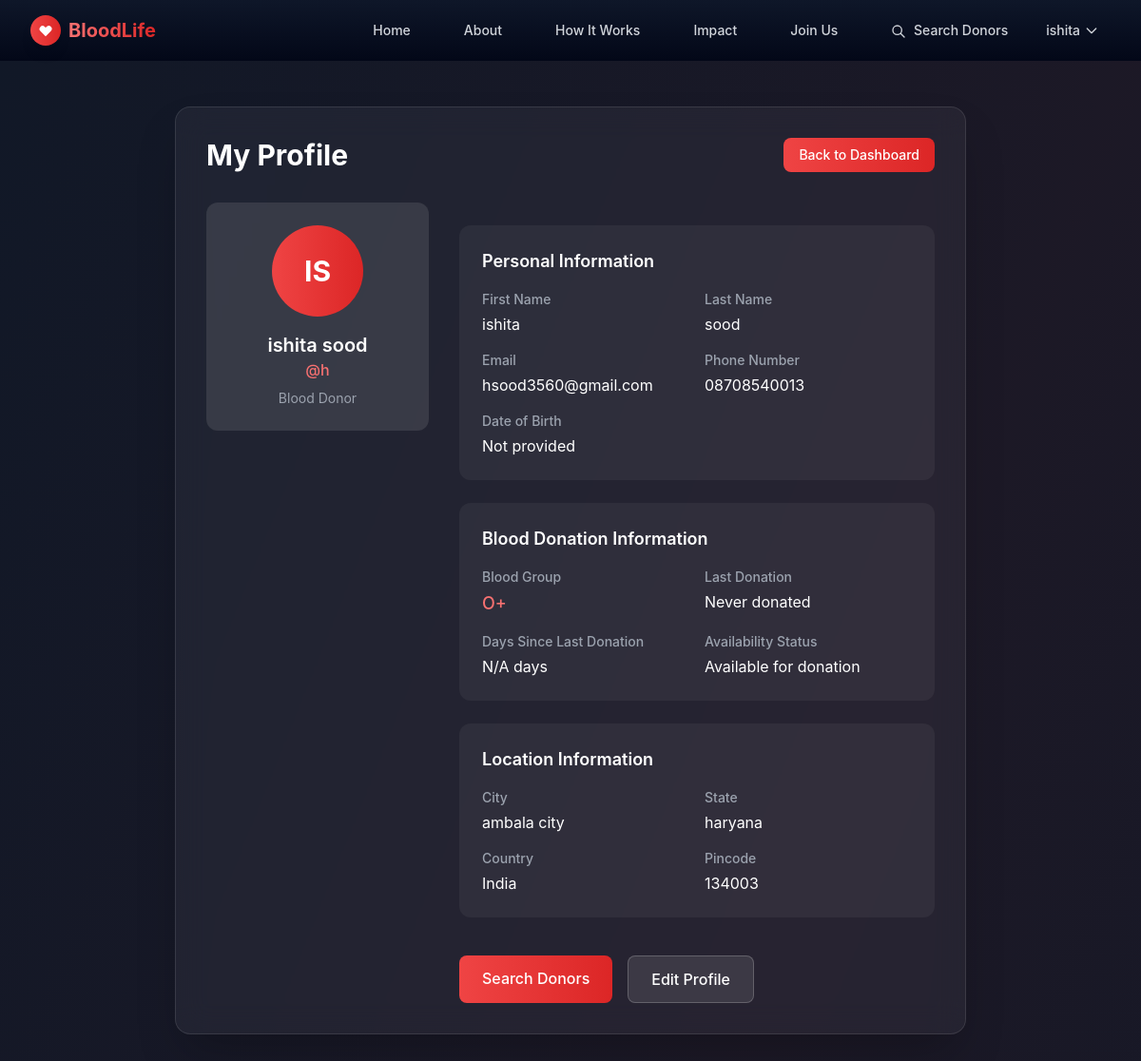
The app's page /accounts/profile/ (signed in) with its own data.
### accounts/models.py (models this page shows, shortened)
class User(AbstractUser):
    USER_TYPE_CHOICES = [
        ('donor', 'Blood Donor'),
        ('hospital', 'Hospital Representative'),
        ('admin', 'System Administrator'),
    ]
    BLOOD_GROUP_CHOICES = [
        ('A+', 'A Positive'),
        ('A-', 'A Negative'),
        ('B+', 'B Positive'),
        ('B-', 'B Negative'),
        ('AB+', 'AB Positive'),
        ('AB-', 'AB Negative'),
        ('O+', 'O Positive'),
        ('O-', 'O Negative'),
    ]
    user_type = models.CharField(max_length=10, choices=USER_TYPE_CHOICES, default='donor')
    phone_number = models.CharField(
        max_length=15,
        validators=[RegexValidator(r'^\+?1?\d{9,15}$', 'Enter a valid phone number.')],
        blank=True,
        null=True
    )
    blood_group = models.CharField(max_length=3, choices=BLOOD_GROUP_CHOICES, blank=True, null=True)
    date_of_birth = models.DateField(blank=True, null=True)
    last_donation_date = models.DateField(blank=True, null=True)
    is_verified = models.BooleanField(default=False)
    is_available = models.BooleanField(default=True)
    privacy_level = models.CharField(
        max_length=10,
        choices=[('public', 'Public'), ('private', 'Private')],
        default='public'
    )
    city = models.CharField(max_length=100, blank=True)
    state = models.CharField(max_length=100, blank=True)
    country = models.CharField(max_length=100, default='India')
    pincode = models.CharField(max_length=10, blank=True, null=True)
    latitude = models.DecimalField(max_digits=9, decimal_places=6, blank=True, null=True)
    longitude = models.DecimalField(max_digits=9, decimal_places=6, blank=True, null=True)
    has_medical_conditions = models.BooleanField(default=False)
    medical_conditions = models.TextField(blank=True)
    last_medical_checkup = models.DateField(blank=True, null=True)
    consent_given = models.BooleanField(default=False)
    data_retention_consent = models.BooleanField(default=False)
    created_at = models.DateTimeField(default=timezone.now)
    updated_at = models.DateTimeField(auto_now=True)
    @property
    def days_since_last_donation(self):
        if self.last_donation_date:
            return (timezone.now().date() - self.last_donation_date).days
        return None

### accounts/views.py (the view)
# urls.py: path('profile/', views.profile_page, name='profile-page'),
def profile_page(request):
    if not request.user.is_authenticated:
        messages.error(request, 'Please login to view your profile.')
        return redirect('/accounts/login/')
    return render(request, 'accounts/profile.html', {'user': request.user})

### templates/accounts/profile.html (shortened to what this page needs)
{% extends 'base.html' %}
{% load static %}
{% block content %}
<div class="min-h-screen bg-gradient-to-br from-gray-900 via-red-900/10 to-gray-900 py-12">
    <div class="max-w-4xl mx-auto px-4 sm:px-6 lg:px-8">
        <div class="bg-white/5 backdrop-blur-lg rounded-2xl p-8 border border-white/10 shadow-2xl animate-on-scroll">
            <div class="flex items-center justify-between mb-8">
                <h1 class="text-3xl font-bold text-white">My Profile</h1>
                <a href="/accounts/dashboard/" class="bg-gradient-to-r from-red-500 to-red-600 hover:from-red-600 hover:to-red-700 text-white px-4 py-2 rounded-lg text-sm font-medium transition-all duration-200">
                    Back to Dashboard
                </a>
            </div>
            <div class="grid grid-cols-1 md:grid-cols-3 gap-8">
                <div class="md:col-span-1">
                    <div class="bg-white/10 rounded-xl p-6 text-center">
                        <div class="w-24 h-24 bg-gradient-to-r from-red-500 to-red-600 rounded-full flex items-center justify-center mx-auto mb-4">
                            <span class="text-3xl font-bold text-white">{{ user.first_name|slice:":1"|upper }}{{ user.last_name|slice:":1"|upper }}</span>
                        </div>
                        <h2 class="text-xl font-semibold text-white">{{ user.first_name }} {{ user.last_name }}</h2>
                        <p class="text-red-400 font-medium">@{{ user.username }}</p>
                        <p class="text-gray-400 text-sm mt-2">{{ user.get_user_type_display }}</p>
                    </div>
                </div>
                <div class="md:col-span-2">
                    <div class="space-y-6">
                        <div class="bg-white/5 rounded-xl p-6">
                            <h3 class="text-lg font-semibold text-white mb-4">Personal Information</h3>
                            <div class="grid grid-cols-1 md:grid-cols-2 gap-4">
                                <div>
                                    <label class="block text-sm font-medium text-gray-400 mb-1">First Name</label>
                                    <p class="text-white view-field">{{ user.first_name|default:"Not provided" }}</p>
                                </div>
                                <div>
                                    <label class="block text-sm font-medium text-gray-400 mb-1">Last Name</label>
                                    <p class="text-white view-field">{{ user.last_name|default:"Not provided" }}</p>
                                </div>
                                <div>
                                    <label class="block text-sm font-medium text-gray-400 mb-1">Email</label>
                                    <p class="text-white">{{ user.email }}</p>
                                </div>
                                <div>
                                    <label class="block text-sm font-medium text-gray-400 mb-1">Phone Number</label>
                                    <p class="text-white view-field">{{ user.phone_number|default:"Not provided" }}</p>
                                </div>
                                <div>
                                    <label class="block text-sm font-medium text-gray-400 mb-1">Date of Birth</label>
                                    <p class="text-white view-field">{{ user.date_of_birth|date:"M d, Y"|default:"Not provided" }}</p>
                                </div>
                            </div>
                        </div>
                        <div class="bg-white/5 rounded-xl p-6">
                            <h3 class="text-lg font-semibold text-white mb-4">Blood Donation Information</h3>
                            <div class="grid grid-cols-1 md:grid-cols-2 gap-4">
                                <div>
                                    <label class="block text-sm font-medium text-gray-400 mb-1">Blood Group</label>
                                    <p class="text-red-400 font-medium text-lg view-field">{{ user.blood_group|default:"Not specified" }}</p>
                                </div>
                                <div>
                                    <label class="block text-sm font-medium text-gray-400 mb-1">Last Donation</label>
                                    <p class="text-white">{{ user.last_donation_date|date:"M d, Y"|default:"Never donated" }}</p>
                                </div>
                                <div>
                                    <label class="block text-sm font-medium text-gray-400 mb-1">Days Since Last Donation</label>
                                    <p class="text-white">{{ user.days_since_last_donation|default:"N/A" }} days</p>
                                </div>
                                <div>
                                    <label class="block text-sm font-medium text-gray-400 mb-1">Availability Status</label>
                                    <p class="text-white view-field">{% if user.is_available %}Available for donation{% else %}Not available{% endif %}</p>
                                </div>
                            </div>
                        </div>
                        <div class="bg-white/5 rounded-xl p-6">
                            <h3 class="text-lg font-semibold text-white mb-4">Location Information</h3>
                            <div class="grid grid-cols-1 md:grid-cols-2 gap-4">
                                <div>
                                    <label class="block text-sm font-medium text-gray-400 mb-1">City</label>
                                    <p class="text-white view-field">{{ user.city|default:"Not provided" }}</p>
                                </div>
                                <div>
                                    <label class="block text-sm font-medium text-gray-400 mb-1">State</label>
                                    <p class="text-white view-field">{{ user.state|default:"Not provided" }}</p>
                                </div>
                                <div>
                                    <label class="block text-sm font-medium text-gray-400 mb-1">Country</label>
                                    <p class="text-white view-field">{{ user.country }}</p>
                                </div>
                                <div>
                                    <label class="block text-sm font-medium text-gray-400 mb-1">Pincode</label>
                                    <p class="text-white view-field">{{ user.pincode|default:"Not provided" }}</p>
                                </div>
                            </div>
                        </div>
                        <div class="flex flex-wrap gap-4 pt-4">
                            <a href="/accounts/search/" class="bg-gradient-to-r from-red-500 to-red-600 hover:from-red-600 hover:to-red-700 text-white px-6 py-3 rounded-lg font-medium transition-all duration-200 transform hover:scale-105">
                                Search Donors
                            </a>
                            <button onclick="toggleEditMode()" id="edit-toggle-btn" class="bg-white/10 hover:bg-white/20 text-white px-6 py-3 rounded-lg font-medium transition-all duration-200 border border-white/20">
                                Edit Profile
                            </button>
                        </div>
                    </div>
                </div>
            </div>
        </div>
    </div>
</div>
{% endblock %}

### templates/base.html (shortened to what this page needs)
{% load static %}
<!DOCTYPE html>
<html lang="en" class="scroll-smooth">
<head>
    <script src="https://cdn.tailwindcss.com"></script>
    <link rel="stylesheet" href="{% static 'css/home.css' %}">
    <link rel="stylesheet" href="{% static 'css/tailwind-custom.css' %}">
</head>
<body class="bg-gray-900 text-white overflow-x-hidden">
    {% include 'partials/navbar.html' %}
    <main id="main-content" class="min-h-screen">
        {% block content %}
        {% endblock %}
    </main>
</body>
</html>

### templates/partials/navbar.html (shortened to what this page needs)
<nav x-data="{ isOpen: false, scrolled: false }"
     @scroll.window="scrolled = window.scrollY > 50"
     class="navbar fixed top-0 left-0 right-0 z-50 transition-all duration-300"
     :class="scrolled ? 'bg-gray-900/95 backdrop-blur-md shadow-lg' : 'bg-transparent'"
     style="background: linear-gradient(180deg, rgba(15, 23, 42, 0.9) 0%, rgba(2, 6, 23, 0.9) 100%);">
    <div class="max-w-7xl mx-auto px-4 sm:px-6 lg:px-8">
        <div class="flex items-center justify-between h-16">
            <div class="flex-shrink-0 flex items-center">
                <div class="flex items-center space-x-2">
                    <div class="w-8 h-8 bg-gradient-to-r from-red-500 to-red-600 rounded-full flex items-center justify-center shadow-lg">
                        <svg class="w-4 h-4 text-white" fill="currentColor" viewBox="0 0 20 20">
                            <path fill-rule="evenodd" d="M3.172 5.172a4 4 0 015.656 0L10 6.343l1.172-1.171a4 4 0 115.656 5.656L10 17.657l-6.828-6.829a4 4 0 010-5.656z" clip-rule="evenodd"></path>
                        </svg>
                    </div>
                    <span class="text-xl font-bold bg-gradient-to-r from-red-400 to-red-600 bg-clip-text text-transparent">BloodLife</span>
                </div>
            </div>
            <div class="hidden md:block">
                <div class="ml-10 flex items-baseline space-x-8">
                    <a href="/" class="text-gray-300 hover:text-white px-3 py-2 rounded-md text-sm font-medium transition-colors duration-200 relative group">
                        Home
                    </a>
                    <a href="/#story" class="text-gray-300 hover:text-white px-3 py-2 rounded-md text-sm font-medium transition-colors duration-200 relative group">
                        About
                    </a>
                    <a href="/#how-it-works" class="text-gray-300 hover:text-white px-3 py-2 rounded-md text-sm font-medium transition-colors duration-200 relative group">
                        How It Works
                    </a>
                    <a href="/#impact" class="text-gray-300 hover:text-white px-3 py-2 rounded-md text-sm font-medium transition-colors duration-200 relative group">
                        Impact
                    </a>
                    <a href="/#join" class="text-gray-300 hover:text-white px-3 py-2 rounded-md text-sm font-medium transition-colors duration-200 relative group">
                        Join Us
                    </a>
                    {% if not user.is_authenticated %}
                    <div class="flex items-center space-x-4">
                        <a href="/accounts/login/" class="text-gray-300 hover:text-white px-3 py-2 rounded-md text-sm font-medium transition-colors duration-200">
                            Login
                        </a>
                        <a href="/accounts/register/" class="bg-gradient-to-r from-red-500 to-red-600 hover:from-red-600 hover:to-red-700 text-white px-4 py-2 rounded-md text-sm font-medium transition-all duration-200 transform hover:scale-105 shadow-lg hover:shadow-xl">
                            Register
                        </a>
                    </div>
                    {% else %}
                    <div class="flex items-center space-x-4">
                        <a href="/accounts/search/" class="text-gray-300 hover:text-white px-3 py-2 rounded-md text-sm font-medium transition-colors duration-200 relative group">
                            <svg class="w-4 h-4 inline mr-1" fill="none" stroke="currentColor" viewBox="0 0 24 24">
                                <path stroke-linecap="round" stroke-linejoin="round" stroke-width="2" d="M21 21l-6-6m2-5a7 7 0 11-14 0 7 7 0 0114 0z"></path>
                            </svg>
                            Search Donors
                        </a>
                        <div class="relative" x-data="{ dropdownOpen: false }">
                            <button @click="dropdownOpen = !dropdownOpen"
                                    class="flex items-center text-gray-300 hover:text-white px-3 py-2 rounded-md text-sm font-medium transition-colors duration-200">
                                <span>{{ user.first_name|default:user.username }}</span>
                                <svg class="w-4 h-4 ml-1" fill="none" stroke="currentColor" viewBox="0 0 24 24">
                                    <path stroke-linecap="round" stroke-linejoin="round" stroke-width="2" d="M19 9l-7 7-7-7"></path>
                                </svg>
                            </button>
                        </div>
                    </div>
                    {% endif %}
                </div>
            </div>
        </div>
    </div>
</nav>
<div class="h-16"></div>

### static/css/home.css (style rules this page uses)
*, *::before, *::after { box-sizing: border-box; }
body { margin: 0; font-family: system-ui, -apple-system, BlinkMacSystemFont, "Segoe UI", sans-serif; color: #0f172a; background: #020617; }
a { text-decoration: none; color: inherit; }

### templates/base.html (style rules this page uses)
body { font-family: 'Inter', system-ui, -apple-system, BlinkMacSystemFont, 'Segoe UI', sans-serif; }
.animate-on-scroll { opacity: 0; transform: translateY(30px); transition: all 0.6s ease-out; }
.animate-on-scroll.visible { opacity: 1; transform: translateY(0); }

### records on screen
User: first_name "ishita", first_name "I", last_name "S", last_name "sood", username "h", user_type "Blood Donor", email "hsood3560@gmail.com", phone_number "08708540013", date_of_birth "Not provided", blood_group "O+", last_donation_date "Never donated", days_since_last_donation "N/A", city "ambala city", state "haryana", country "India", pincode "134003"
